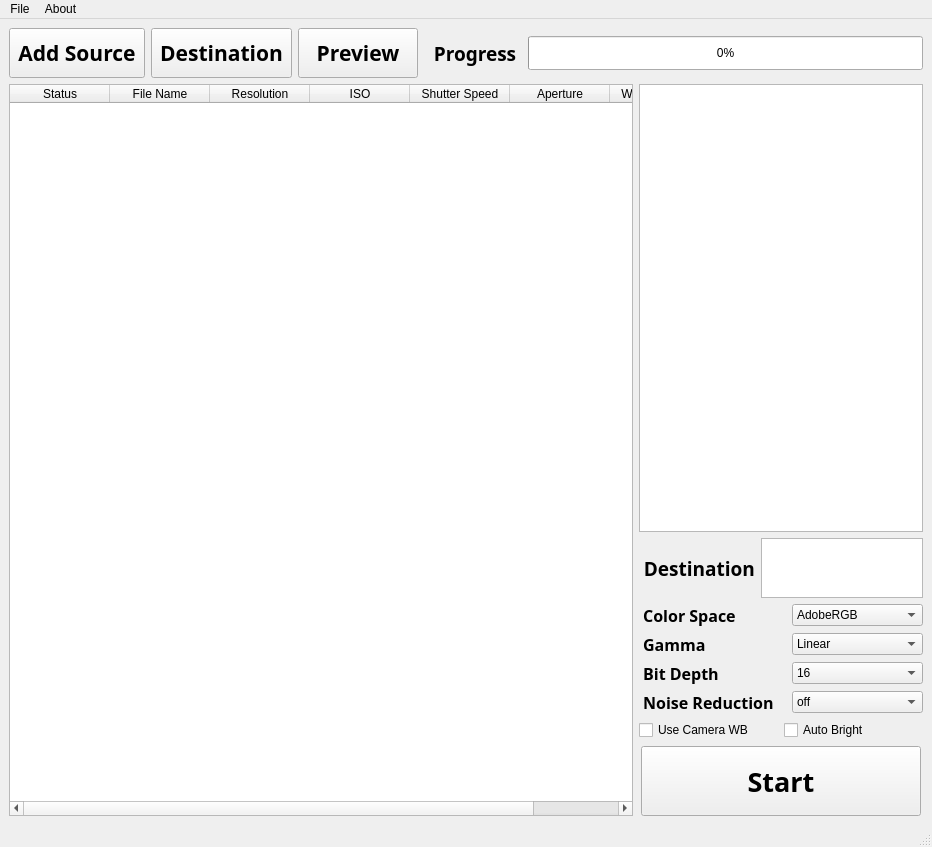
<?xml version="1.0" encoding="UTF-8"?>
<ui version="4.0">
 <class>MainWindow</class>
 <widget class="QMainWindow" name="MainWindow">
  <property name="geometry">
   <rect>
    <x>0</x>
    <y>0</y>
    <width>932</width>
    <height>847</height>
   </rect>
  </property>
  <property name="windowTitle">
   <string>Ultra Raw Converter 0.0.4-Beta</string>
  </property>
  <property name="windowOpacity">
   <double>0.999980000000000</double>
  </property>
  <property name="styleSheet">
   <string notr="true"/>
  </property>
  <widget class="QWidget" name="centralwidget">
   <layout class="QVBoxLayout" name="verticalLayout_2">
    <item>
     <layout class="QHBoxLayout" name="horizontalLayout_2">
      <item>
       <widget class="QToolButton" name="toolButton_AddSource">
        <property name="minimumSize">
         <size>
          <width>120</width>
          <height>50</height>
         </size>
        </property>
        <property name="font">
         <font>
          <family>DIN Condensed</family>
          <pointsize>16</pointsize>
          <weight>75</weight>
          <bold>true</bold>
         </font>
        </property>
        <property name="text">
         <string>Add Source</string>
        </property>
       </widget>
      </item>
      <item>
       <widget class="QToolButton" name="toolButton_Des">
        <property name="minimumSize">
         <size>
          <width>120</width>
          <height>50</height>
         </size>
        </property>
        <property name="font">
         <font>
          <family>DIN Condensed</family>
          <pointsize>16</pointsize>
          <weight>75</weight>
          <bold>true</bold>
         </font>
        </property>
        <property name="text">
         <string>Destination</string>
        </property>
       </widget>
      </item>
      <item>
       <widget class="QToolButton" name="toolButton_Preview">
        <property name="minimumSize">
         <size>
          <width>120</width>
          <height>50</height>
         </size>
        </property>
        <property name="font">
         <font>
          <family>DIN Condensed</family>
          <pointsize>16</pointsize>
          <weight>75</weight>
          <bold>true</bold>
         </font>
        </property>
        <property name="layoutDirection">
         <enum>Qt::LeftToRight</enum>
        </property>
        <property name="text">
         <string> Preview </string>
        </property>
       </widget>
      </item>
      <item>
       <layout class="QHBoxLayout" name="horizontalLayout_3">
        <item>
         <widget class="QLabel" name="label">
          <property name="font">
           <font>
            <family>DIN Condensed</family>
            <pointsize>14</pointsize>
            <weight>75</weight>
            <bold>true</bold>
           </font>
          </property>
          <property name="text">
           <string>  Progress </string>
          </property>
         </widget>
        </item>
        <item>
         <widget class="QProgressBar" name="progressBar">
          <property name="minimumSize">
           <size>
            <width>0</width>
            <height>34</height>
           </size>
          </property>
          <property name="value">
           <number>0</number>
          </property>
          <property name="textVisible">
           <bool>true</bool>
          </property>
          <property name="invertedAppearance">
           <bool>false</bool>
          </property>
         </widget>
        </item>
       </layout>
      </item>
     </layout>
    </item>
    <item>
     <layout class="QHBoxLayout" name="horizontalLayout_5" stretch="7,3">
      <item>
       <widget class="QTableWidget" name="tableWidget">
        <column>
         <property name="text">
          <string>Status</string>
         </property>
         <property name="textAlignment">
          <set>AlignCenter</set>
         </property>
        </column>
        <column>
         <property name="text">
          <string>File Name</string>
         </property>
         <property name="textAlignment">
          <set>AlignCenter</set>
         </property>
        </column>
        <column>
         <property name="text">
          <string>Resolution</string>
         </property>
         <property name="textAlignment">
          <set>AlignCenter</set>
         </property>
        </column>
        <column>
         <property name="text">
          <string>ISO</string>
         </property>
         <property name="textAlignment">
          <set>AlignCenter</set>
         </property>
        </column>
        <column>
         <property name="text">
          <string>Shutter Speed</string>
         </property>
         <property name="textAlignment">
          <set>AlignCenter</set>
         </property>
        </column>
        <column>
         <property name="text">
          <string>Aperture</string>
         </property>
         <property name="textAlignment">
          <set>AlignCenter</set>
         </property>
        </column>
        <column>
         <property name="text">
          <string>White Balance</string>
         </property>
         <property name="font">
          <font>
           <kerning>true</kerning>
          </font>
         </property>
         <property name="textAlignment">
          <set>AlignCenter</set>
         </property>
        </column>
       </widget>
      </item>
      <item>
       <layout class="QVBoxLayout" name="verticalLayout" stretch="1,0,0,0,0">
        <item>
         <widget class="QTextBrowser" name="textBrowser_info"/>
        </item>
        <item>
         <layout class="QHBoxLayout" name="horizontalLayout" stretch="1,0">
          <item>
           <widget class="QLabel" name="label_2">
            <property name="font">
             <font>
              <family>DIN Condensed</family>
              <pointsize>14</pointsize>
              <weight>75</weight>
              <bold>true</bold>
             </font>
            </property>
            <property name="text">
             <string> Destination</string>
            </property>
           </widget>
          </item>
          <item>
           <widget class="QTextBrowser" name="textBrowser_Destination">
            <property name="minimumSize">
             <size>
              <width>0</width>
              <height>0</height>
             </size>
            </property>
            <property name="maximumSize">
             <size>
              <width>16777215</width>
              <height>60</height>
             </size>
            </property>
           </widget>
          </item>
         </layout>
        </item>
        <item>
         <layout class="QGridLayout" name="gridLayout">
          <property name="horizontalSpacing">
           <number>18</number>
          </property>
          <item row="0" column="1">
           <widget class="QComboBox" name="comboBox_ColorSpace">
            <item>
             <property name="text">
              <string>AdobeRGB</string>
             </property>
            </item>
            <item>
             <property name="text">
              <string>ProPhoto</string>
             </property>
            </item>
            <item>
             <property name="text">
              <string>Wide Color Gamut</string>
             </property>
            </item>
            <item>
             <property name="text">
              <string>XYZ</string>
             </property>
            </item>
            <item>
             <property name="text">
              <string>raw</string>
             </property>
            </item>
            <item>
             <property name="text">
              <string>sRGB</string>
             </property>
            </item>
            <item>
             <property name="text">
              <string>ACES</string>
             </property>
            </item>
           </widget>
          </item>
          <item row="3" column="0">
           <widget class="QLabel" name="label_NoiseReduction">
            <property name="font">
             <font>
              <family>DIN Condensed</family>
              <pointsize>12</pointsize>
              <weight>75</weight>
              <bold>true</bold>
             </font>
            </property>
            <property name="text">
             <string> Noise Reduction</string>
            </property>
           </widget>
          </item>
          <item row="0" column="0">
           <widget class="QLabel" name="label_ColorSpace">
            <property name="font">
             <font>
              <family>DIN Condensed</family>
              <pointsize>12</pointsize>
              <weight>75</weight>
              <bold>true</bold>
             </font>
            </property>
            <property name="text">
             <string> Color Space</string>
            </property>
           </widget>
          </item>
          <item row="2" column="0">
           <widget class="QLabel" name="label_Bps">
            <property name="font">
             <font>
              <family>DIN Condensed</family>
              <pointsize>12</pointsize>
              <weight>75</weight>
              <bold>true</bold>
             </font>
            </property>
            <property name="text">
             <string> Bit Depth</string>
            </property>
           </widget>
          </item>
          <item row="1" column="1">
           <widget class="QComboBox" name="comboBox_Gamma">
            <item>
             <property name="text">
              <string>Linear</string>
             </property>
            </item>
            <item>
             <property name="text">
              <string>BT.709</string>
             </property>
            </item>
            <item>
             <property name="text">
              <string>sRGB</string>
             </property>
            </item>
           </widget>
          </item>
          <item row="3" column="1">
           <widget class="QComboBox" name="comboBox_NoiseReduction">
            <item>
             <property name="text">
              <string>off</string>
             </property>
            </item>
            <item>
             <property name="text">
              <string>Light</string>
             </property>
            </item>
            <item>
             <property name="text">
              <string>Full</string>
             </property>
            </item>
           </widget>
          </item>
          <item row="2" column="1">
           <widget class="QComboBox" name="comboBox_Bps">
            <item>
             <property name="text">
              <string>16</string>
             </property>
            </item>
            <item>
             <property name="text">
              <string>8</string>
             </property>
            </item>
           </widget>
          </item>
          <item row="1" column="0">
           <widget class="QLabel" name="label_Gamma">
            <property name="font">
             <font>
              <family>DIN Condensed</family>
              <pointsize>12</pointsize>
              <weight>75</weight>
              <bold>true</bold>
             </font>
            </property>
            <property name="text">
             <string> Gamma</string>
            </property>
           </widget>
          </item>
         </layout>
        </item>
        <item>
         <layout class="QHBoxLayout" name="horizontalLayout_4">
          <item>
           <widget class="QCheckBox" name="checkBox_UseCameraWB">
            <property name="text">
             <string>Use Camera WB</string>
            </property>
           </widget>
          </item>
          <item>
           <widget class="QCheckBox" name="checkBox_AutoBright">
            <property name="text">
             <string>Auto Bright</string>
            </property>
           </widget>
          </item>
         </layout>
        </item>
        <item alignment="Qt::AlignHCenter">
         <widget class="QPushButton" name="Button_Start">
          <property name="minimumSize">
           <size>
            <width>280</width>
            <height>70</height>
           </size>
          </property>
          <property name="maximumSize">
           <size>
            <width>200</width>
            <height>100</height>
           </size>
          </property>
          <property name="font">
           <font>
            <family>DIN Condensed</family>
            <pointsize>20</pointsize>
            <weight>75</weight>
            <bold>true</bold>
           </font>
          </property>
          <property name="cursor">
           <cursorShape>PointingHandCursor</cursorShape>
          </property>
          <property name="text">
           <string>Start</string>
          </property>
         </widget>
        </item>
       </layout>
      </item>
     </layout>
    </item>
   </layout>
  </widget>
  <widget class="QMenuBar" name="menubar">
   <property name="geometry">
    <rect>
     <x>0</x>
     <y>0</y>
     <width>932</width>
     <height>26</height>
    </rect>
   </property>
   <widget class="QMenu" name="menuRaw_To_Tiff">
    <property name="title">
     <string>About</string>
    </property>
    <addaction name="actionHelp"/>
    <addaction name="actionAbout"/>
   </widget>
   <widget class="QMenu" name="menuFilew">
    <property name="title">
     <string>File</string>
    </property>
    <addaction name="actionAdd_Source"/>
    <addaction name="actionDestination"/>
   </widget>
   <addaction name="menuFilew"/>
   <addaction name="menuRaw_To_Tiff"/>
  </widget>
  <widget class="QStatusBar" name="statusbar"/>
  <action name="actionHelp">
   <property name="text">
    <string>Help</string>
   </property>
  </action>
  <action name="actionAbout">
   <property name="text">
    <string>About</string>
   </property>
  </action>
  <action name="actionAdd_Source">
   <property name="text">
    <string>Add Source</string>
   </property>
  </action>
  <action name="actionDestination">
   <property name="text">
    <string>Destination</string>
   </property>
  </action>
 </widget>
 <resources/>
 <connections/>
</ui>
